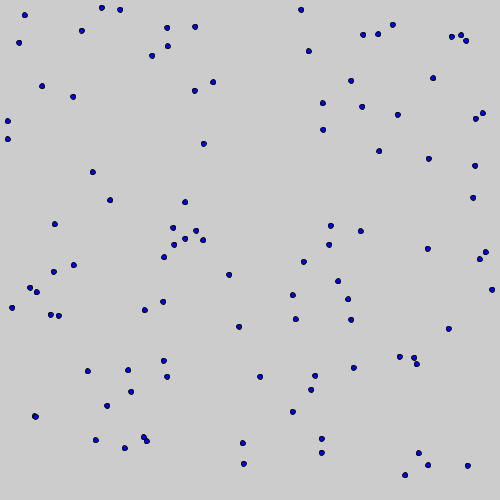
Frame 1 (no input)
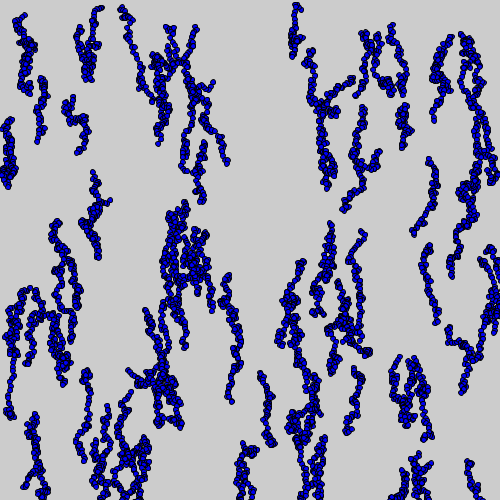
Frame 60 (the mouse pressed at the canvas centre just before this capture)
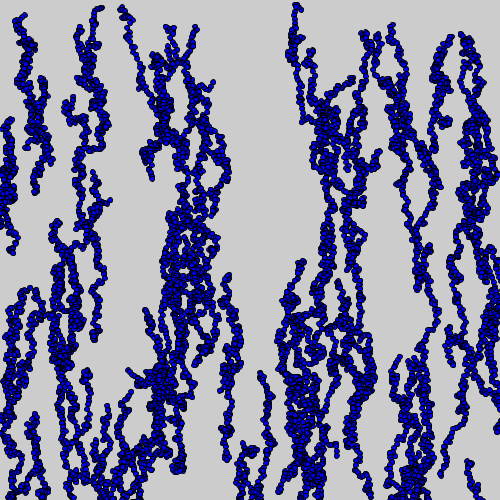
Frame 120 (the mouse held since frame 60 and released just before this capture)

The Processing sketch that drew these frames (run headless with seeded random() and noise(); from frame 60 on, the mouse is pressed at the canvas centre):

// Processing sketch: processing_169583
// ── processing_169583.pde


Cell[] myCells = new Cell[99];

float a = 0;

float b = 0;

void setup() {
  size(500, 500);
  for (int i = 0; i < myCells.length; i ++) {
    myCells[i] = new Cell();
  }
}

void draw() {
  //background(a,b,255);
  fill (a,b);
  noFill();
  for (int i=0; i< myCells.length; i++) {
    myCells[i].display();
    myCells[i].update();
    a = 0+1;
    b = 0+1;
  
  }
}

//this is the cell classe. We defnie it in two parts. First we delare its variables:

class Cell{
  
  float xlocation;
  float ylocation;
  float dia;
  boolean isseed;
  float cellred, cellgreen, cellblue;
  float lineweight;
  float a = 0;
  float b = 0;
  float c = 0;
  
//then we construct it - using a 'constructor 
  
  Cell(){
  
    xlocation = random(a,500);
    ylocation = random(b,500);
    dia = 5;
    isseed = false;
    cellred = 0;
    cellgreen = 0;
    cellblue = 250;
    lineweight = 0.01;
    a = a+500;
    b = b+500;
  }
  
  void display(){
    stroke(lineweight);
    fill(cellred,cellgreen,cellblue);
    ellipse(xlocation, ylocation, dia,dia);
  }
  void update(){
    xlocation = xlocation+random(-3,3);
    ylocation = ylocation+random(-3,5);
  }
}


  
  
    
  
